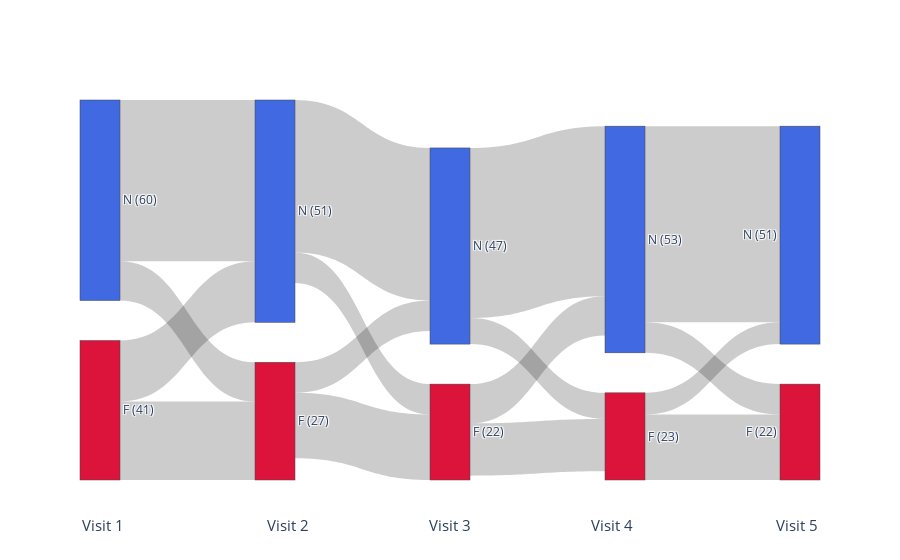

This figure's notebook cell:
### Markdown cell above
### State transition

### Code cell
# Sankey plot of frailty status transitions across visits
import pandas as pd
import plotly.graph_objects as go

# Prepare your data
df_wide = df_frailty.pivot(index='subject_id', columns='visit_id', values='ffp_status_binary')
df_wide = df_wide.sort_index(axis=1) 

labels = ['frail', 'no_frail']
short_labels = {'frail': 'F', 'no_frail': 'N'}

# Node labels: just short label (count)
node_labels = []
for v in range(1, df_wide.shape[1]+1):
    for label in labels:
        count = (df_wide[v] == label).sum()
        node_labels.append(f"{short_labels[label]} ({count})")

sources = []
targets = []
values = []
custom_labels = []

for v in range(1, df_wide.shape[1]): 
    from_states = df_wide[v]
    to_states = df_wide[v+1]
    ct = pd.crosstab(from_states, to_states)
    for i, from_label in enumerate(labels):
        for j, to_label in enumerate(labels):
            count = ct.get(to_label, {}).get(from_label, 0)
            if count > 0:
                sources.append(i + (v-1)*len(labels))
                targets.append(j + v*len(labels))
                values.append(count)
                custom_labels.append(f"{short_labels[from_label]}→{short_labels[to_label]}: {count}")

# Two colors: red for frail, blue for no_frail
color_map = {'frail': 'crimson', 'no_frail': 'royalblue'}
node_colors = []
for v in range(df_wide.shape[1]):
    node_colors.extend([color_map[label] for label in labels])

fig = go.Figure(data=[go.Sankey(
    node=dict(label=node_labels, color=node_colors, pad=40, thickness=40),
    link=dict(source=sources, target=targets, value=values, label=custom_labels)
)])

n_visits = df_wide.shape[1]
for v in range(n_visits):
    x = v / (n_visits - 1) if n_visits > 1 else 0.5
    fig.add_annotation(
        x=x,
        y=-0.15,
        text=f"Visit {v+1}",
        showarrow=False,
        font=dict(size=15),
        xref="paper",
        yref="paper"
    )

fig.show()

### Figure 1 — Plotly figure (JSON) as saved in the notebook; plotly's stock layout.template omitted (floating-point values rounded to 4 significant figures)
{"data": [{"link": {"label": ["F→F: 18", "F→N: 14", "N→F: 9", "N→N: 37", "F→F: 15", "F→N: 7", "N→F: 7", "N→N: 35", "F→F: 12", "F→N: 9", "N→F: 6", "N→N: 39", "F→F: 15", "F→N: 5", "N→F: 7", "N→N: 45"], "source": [0, 0, 1, 1, 2, 2, 3, 3, 4, 4, 5, 5, 6, 6, 7, 7], "target": [2, 3, 2, 3, 4, 5, 4, 5, 6, 7, 6, 7, 8, 9, 8, 9], "value": [18, 14, 9, 37, 15, 7, 7, 35, 12, 9, 6, 39, 15, 5, 7, 45]}, "node": {"color": ["crimson", "royalblue", "crimson", "royalblue", "crimson", "royalblue", "crimson", "royalblue", "crimson", "royalblue"], "label": ["F (41)", "N (60)", "F (27)", "N (51)", "F (22)", "N (47)", "F (23)", "N (53)", "F (22)", "N (51)"], "pad": 40, "thickness": 40}, "type": "sankey"}], "layout": {"annotations": [{"font": {"size": 15}, "showarrow": false, "text": "Visit 1", "x": 0, "xref": "paper", "y": -0.15, "yref": "paper"}, {"font": {"size": 15}, "showarrow": false, "text": "Visit 2", "x": 0.25, "xref": "paper", "y": -0.15, "yref": "paper"}, {"font": {"size": 15}, "showarrow": false, "text": "Visit 3", "x": 0.5, "xref": "paper", "y": -0.15, "yref": "paper"}, {"font": {"size": 15}, "showarrow": false, "text": "Visit 4", "x": 0.75, "xref": "paper", "y": -0.15, "yref": "paper"}, {"font": {"size": 15}, "showarrow": false, "text": "Visit 5", "x": 1, "xref": "paper", "y": -0.15, "yref": "paper"}]}}
